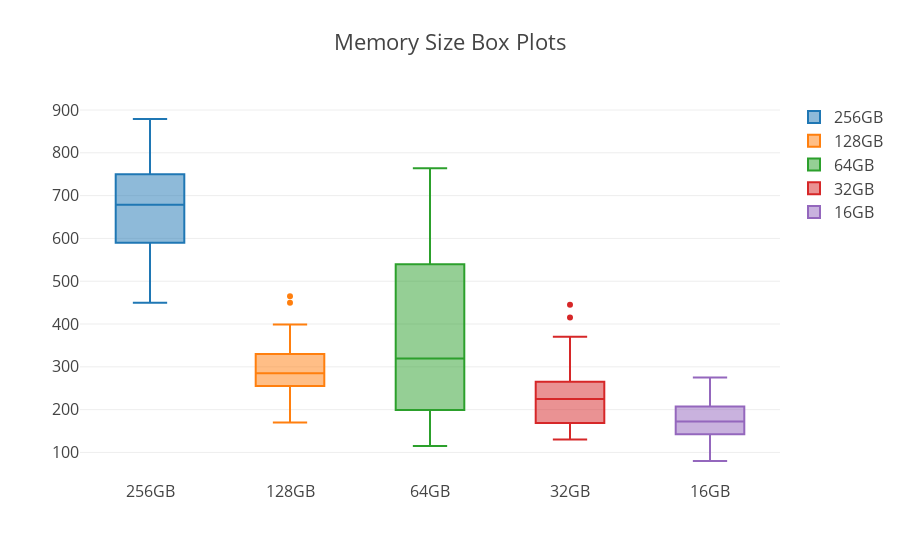

Notebook cell for this chart:
### Code cell
data_box_size = []
traces_sizes = generate_traces(iphone_df,'Size')

for trace in traces_sizes:
    data_box_size.append(go.Box( y=trace[0],name='{}GB'.format(trace[1])))
gb_128 = data_box_size.pop()
data_box_size.insert(1,gb_128)
iplot({'data':data_box_size, 'layout':{'title': 'Memory Size Box Plots',
                          'font': dict(size=16)}}, filename='basic-bar')

### Figure 1 — Plotly figure (JSON) as saved in the notebook; plotly's stock layout.template omitted (floating-point values rounded to 4 significant figures; data arrays with more than 128 entries replaced by an {"elided": "..."} marker saying what was removed)
{"data": [{"name": "256GB", "type": "box", "uid": "b60a6a76-ccd4-11e8-babb-6a000073fc60", "y": [749, 720, 759, 650, 879, 765, 850, 750, 750, 775, 615, 600, 775, 640, 544, 490, 490, 450, 570, 580, 580, 710, 740, 749, 750, 670, 650, 635, 530, 775, 785, 740, 720, 720, 705, 775, 550, 655, 550, 600, 650, 759, 670, 735, 715, 560, 600, 490, 490, 687, 670, 795]}, {"name": "128GB", "type": "box", "uid": "b60a6bde-ccd4-11e8-8c37-6a000073fc60", "y": [170, 185, 330, 465, 399, 384, 360, 310, 295, 325, 290, 270, 295, 255, 399, 240, 316, 275, 330, 250, 280, 280, 280, 238, 250, 185, 395, 310, 260, 300, 209, 259, 259, 259, 230, 365, 385, 450]}, {"name": "64GB", "type": "box", "uid": "b60a6c9c-ccd4-11e8-a2fc-6a000073fc60", "y": {"elided": "164 int values"}}, {"name": "32GB", "type": "box", "uid": "b60a6d3a-ccd4-11e8-b4ad-6a000073fc60", "y": [230, 230, 175, 225, 165, 445, 287, 275, 255, 200, 189, 240, 155, 145, 180, 130, 165, 165, 165, 295, 240, 264, 210, 195, 210, 140, 255, 255, 175, 170, 139, 145, 155, 252, 275, 265, 281, 265, 203, 189, 415, 370, 270, 260, 310]}, {"name": "16GB", "type": "box", "uid": "b60a6dd2-ccd4-11e8-97b6-6a000073fc60", "y": [120, 120, 119, 115, 104, 210, 200, 240, 235, 249, 195, 145, 175, 165, 175, 169, 169, 150, 140, 250, 225, 205, 225, 230, 180, 150, 170, 150, 140, 120, 159, 235, 240, 230, 190, 179, 169, 200, 200, 125, 189, 80, 125, 120, 275, 175, 154, 169]}], "layout": {"font": {"size": 16}, "title": "Memory Size Box Plots"}}
